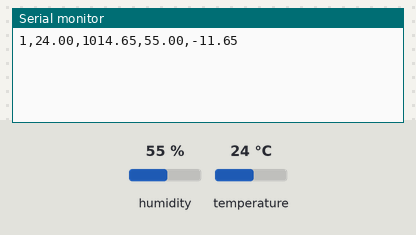
Recording of a sketch running on a simulated Arduino Uno, built with avr-gcc and run on an emulated ATmega328P. Parts: the last lines printed to the serial monitor. Inputs (shaded band) come from the test bench; at power-on: humidity 55 %, temperature 24 °C. Random numbers use the default seed unless the sketch sets one.

Above: at 3.2 s.
3.3 s: humidity set to 22 %
At 4.6 s:
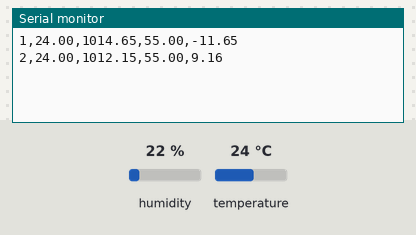
8.1 s: temperature set to 12 °C
At 8.1 s:
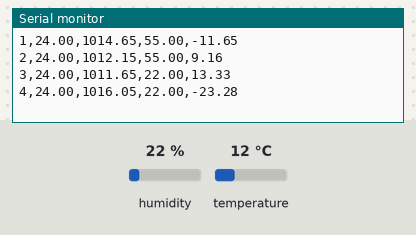
12.9 s: humidity set to 40 %
At 15.4 s:
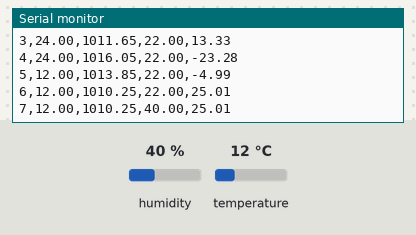
Timing chart, 0 to 16.9 s (numbered marks = the images above; inputs shaded):
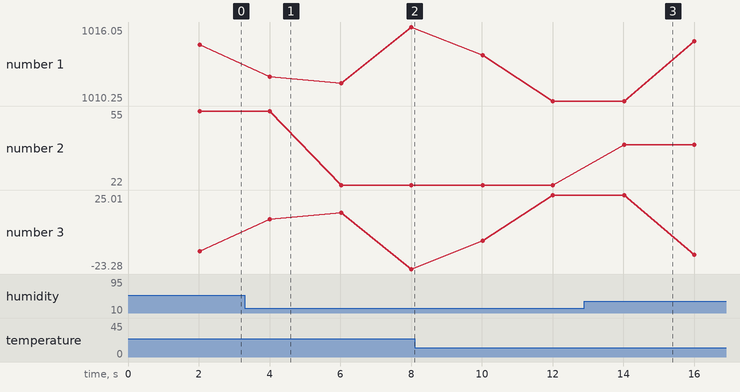

Measured:
- after the input at 12.9 s, the serial monitor: prints a new line after 1.1 s (image 3)
- plotted number 2: 55 → 22 after the input at 3.3 s, 22 → 40 after the input at 12.9 s

The sketch:

Sensor.ino
```cpp
/*

    VCC  -> 5V
    GND  -> GND
    DATA -> Pin 4  (con resistencia 10k)

*/

#include <DHT.h>

#define DHT_PIN   4
#define DHT_TYPE  DHT11

DHT dht(DHT_PIN, DHT_TYPE);

unsigned long contador      = 0;
unsigned long ultimaLectura = 0;
const unsigned int INTERVALO_MS = 2000;

void setup() {
  Serial.begin(9600);
  randomSeed(analogRead(0));
  dht.begin();
  delay(2000);
}

void loop() {
  if (millis() - ultimaLectura >= INTERVALO_MS) {
    ultimaLectura = millis();
    contador++;

    float hum  = dht.readHumidity();
    float temp = dht.readTemperature();

    if (isnan(hum) || isnan(temp)) {
      Serial.println(F("# ERROR: fallo lectura DHT11"));
      return;
    }

    float presion = 1013.25 + (float)(random(-30, 30)) / 10.0;

    float altitud = 44330.0 * (1.0 - pow(presion / 1013.25, 0.1903));

    Serial.print(contador);
    Serial.print(',');
    Serial.print(temp, 2);
    Serial.print(',');
    Serial.print(presion, 2);
    Serial.print(',');
    Serial.print(hum, 2);
    Serial.print(',');
    Serial.println(altitud, 2);
  }
}
```
